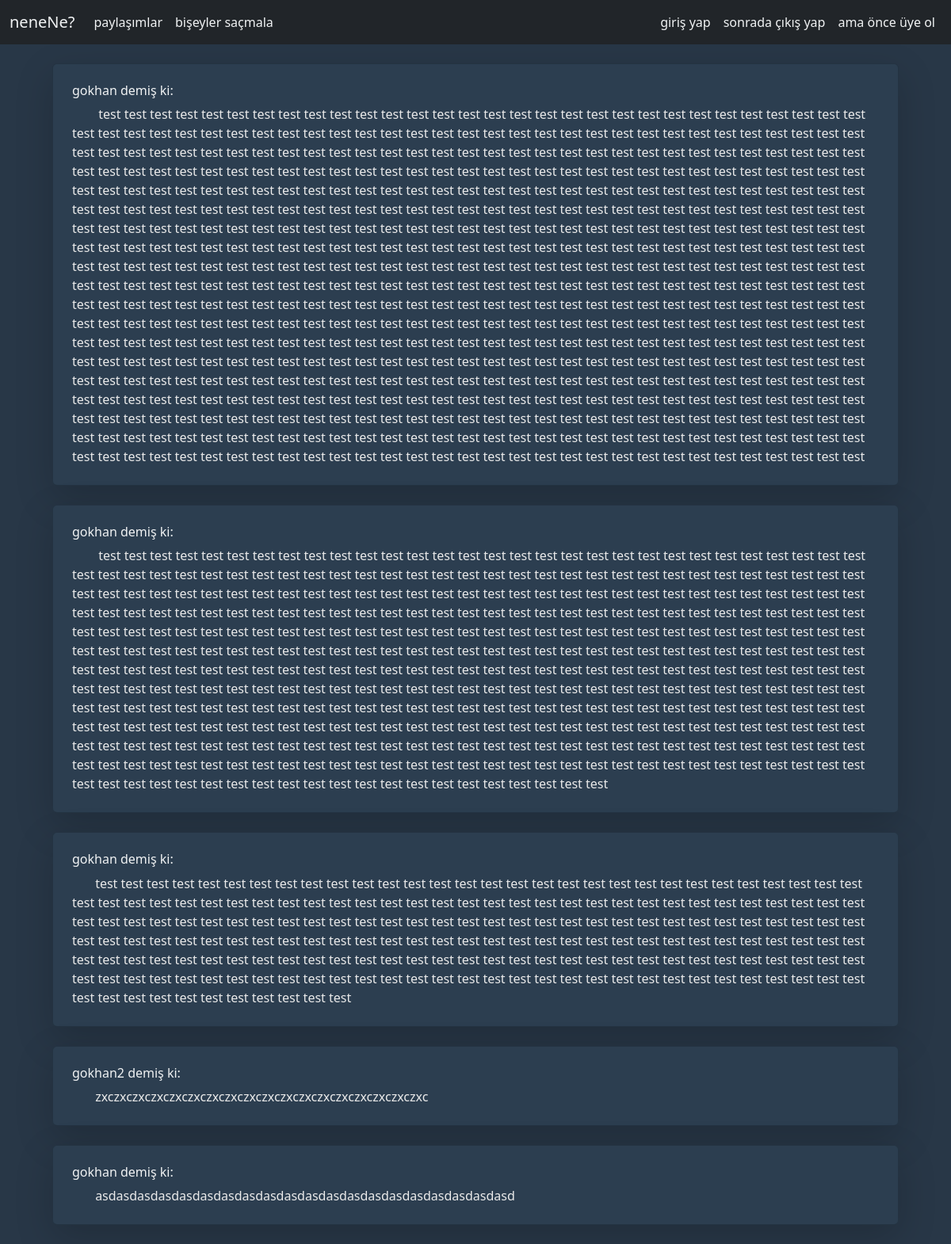
The page / on the database its author committed.
### tweetapp/models.py (models this page shows, shortened)
class Tweet(models.Model):
    nickname = models.CharField(max_length=20)
    message = models.CharField(max_length=200)
    created_at = models.DateTimeField(auto_now_add=True)
    user = models.ForeignKey(User, on_delete=models.CASCADE, null=True, blank=True)
    class Meta:
        ordering = ['-created_at']

### tweetapp/views.py (the view)
# urls.py: path("", views.listtweet, name="listtweet"),
def listtweet(request):
    all_tweets = models.Tweet.objects.all().order_by('-created_at')
    tweet_dict = {"tweets" : all_tweets}
    return render(request, 'tweetapp/listtweet.html', context=tweet_dict)

### tweetapp/templates/tweetapp/listtweet.html
{% extends "base.html" %}
{% block content %}
<div class="container">
    {% for tweet in tweets %}
        <div class="card shadow-lg" style="padding: 0.5em; margin: 1.5em; background-color: #2C3E50;">
            <div class="card-body">
                <h6 style="color: #F1F3F4;" class="card-title">{{tweet.nickname}} demiş ki:</h6>
                <p style="color: #EAEAEA;" class="card-text">&nbsp;&nbsp;&nbsp;&nbsp;&nbsp;&nbsp;&nbsp;{{tweet.message}}</p>
            </div>
        </div>
    {% endfor %}
</div>
{% endblock %}

### templates/base.html (shortened to what this page needs)
<html lang="en">
<head>
    <link href="https://cdn.jsdelivr.net/npm/bootstrap@5.3.3/dist/css/bootstrap.min.css" rel="stylesheet">
</head>
<body style="background-color: #283747;">
    <nav class="navbar navbar-expand-md navbar-dark bg-dark mb-4 sticky-top">
        <div class="container-fluid">
          <a style="color: #F1F3F4;"  class="navbar-brand" href="{% url 'tweetapp:listtweet' %}">neneNe?</a>
          <div class="collapse navbar-collapse" id="navbarCollapse">
            <ul class="navbar-nav me-auto mb-2 mb-md-0">
              <li style="margin-top: auto; margin-bottom: auto;" class="nav-item">
                <a style="color: #F1F3F4;" class="nav-link active" aria-current="page" href="{% url 'tweetapp:listtweet' %}">paylaşımlar</a>
              </li>
              <li style="margin-top: auto; margin-bottom: auto;" class="nav-item">
                <a style="color: #F1F3F4;"  class="nav-link active" href="{% url 'tweetapp:addtweet' %}">bişeyler saçmala</a>
              </li>
            </ul>
            <ul class="navbar-nav ms-auto mb-2 mb-md-0">
              <li style="margin-top: auto; margin-bottom: auto;" class="nav-item">
                <a style="color: #F1F3F4;"  class="nav-link active" href="{% url 'login' %}">giriş yap</a>
              </li>
              <li class="nav-item">
                <form style="margin-top: auto; margin-bottom: auto;" action="{% url 'logout' %}?next=/" method="post">
                  <button type="submit" style="color: #F1F3F4;"  class="nav-link active btn btn-link">sonrada çıkış yap</button>
                </form>
              </li>
              <li class="nav-item">
                <a style="color: #F1F3F4;"  class="nav-link active" href="{% url 'tweetapp:signup' %}">ama önce üye ol</a>
              </li>
            </ul>
          </div>
        </div>
      </nav>
    {% block content %}
    {% endblock %}
</body>
</html>

### rows shown on the page
Tweet: nickname "gokhan", message "test test test test test test test test test test test test test test test test test test test test test test test test test test test test test test test test test test test test test test test test test test test test test test test test test test test test test test test test test test test test test test test test test test test test test test test test test test test test test test test test test test test test test test test test test test test test test test test test test test test test test test test test test test test test test test test test test test test test test test test test test test test test test test test test test test test test test test test test test test test test…"
Tweet: nickname "gokhan", message "test test test test test test test test test test test test test test test test test test test test test test test test test test test test test test test test test test test test test test test test test test test test test test test test test test test test test test test test test test test test test test test test test test test test test test test test test test test test test test test test test test test test test test test test test test test test test test test test test test test test test test test test test test test test test test test test test test test test test test test test test test test test test test test test test test test test test test test test test test test test…"
Tweet: nickname "gokhan", message "test test test test test test test test test test test test test test test test test test test test test test test test test test test test test test test test test test test test test test test test test test test test test test test test test test test test test test test test test test test test test test test test test test test test test test test test test test test test test test test test test test test test test test test test test test test test test test test test test test test test test test test test test test test test test test test test test test test test test test test test test test test test test test test test test test test test test test test test test test test test…"
Tweet: nickname "gokhan2", message "zxczxczxczxczxczxczxczxczxczxczxczxczxczxczxczxczxczxc"
Tweet: nickname "gokhan", message "asdasdasdasdasdasdasdasdasdasdasdasdasdasdasdasdasdasdasdasd"
